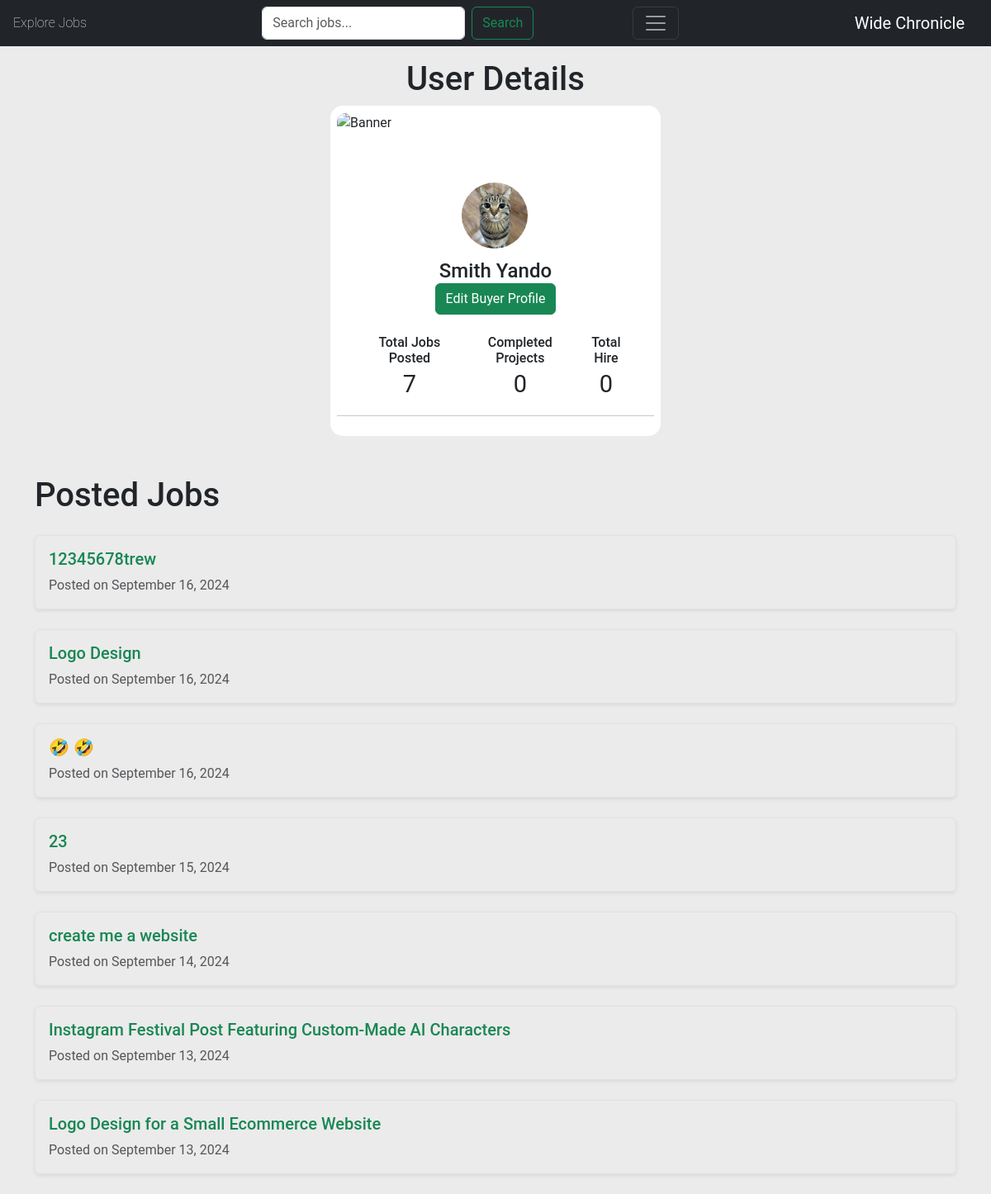
The app's page /buyer/1/ (signed in) with its own data.
### jobs/models.py (models this page shows, shortened)
class Buyer(models.Model):
    owner = models.OneToOneField(User, on_delete=models.CASCADE, )
    name = models.CharField(max_length=50)
    profile_pic = models.ImageField(upload_to="profile/")
    bio = models.TextField(blank=True)
    location = models.CharField(choices=LOCATION_CHOICES, max_length=100)

class Job(models.Model):
    buyer = models.ForeignKey(Buyer, on_delete=models.CASCADE)
    title = models.CharField(max_length=200)
    budget = models.IntegerField(validators=[MinValueValidator(1000)])
    description = models.TextField()
    requirement = models.TextField()
    expertise_required = models.CharField(choices=SPECIALITY_CHOICES, max_length=50, default="None" )
    timestamp = models.DateTimeField(auto_now_add=True)
    code = models.CharField(max_length=10, unique=True, primary_key=True,)
    class Meta:
        ordering = ['-timestamp']

### jobs/views.py (the view)
# urls.py: path('buyer/<int:pk>/', BuyerDetailView.as_view(), name= 'buyer-detail'),
class BuyerDetailView(DetailView):
    model = Buyer
    template_name = 'jobs/buyer_detail.html'
    context_object_name = 'buyer'
    def get_context_data(self, **kwargs):
        context = super().get_context_data(**kwargs)
        buyer = self.object
        try:
            jobs = Job.objects.filter(buyer=buyer)
        except Job.DoesNotExist:
            jobs = []
        context['owner_id'] = buyer.owner.id
        context['jobs'] = jobs
        return context

### accounts/models.py (called while the page is built)
    def role(self):
        if hasattr(self, 'seller'):
            return 'Seller'
        elif hasattr(self, 'buyer'):
            return 'Buyer'
        else:
            return None

    def name(user):
        if hasattr(user, 'seller'):
            return user.seller.name
        elif hasattr(user, 'buyer'):
            return user.buyer.name

    def profile_pic(user):
        if hasattr(user, 'seller'):
            return user.seller.profile_pic.url
        elif hasattr(user, 'buyer'):
            return user.buyer.profile_pic.url
        return user.profile_pic

### jobs/context_processors.py (called while the page is built)
def unread_notifications(request):
    if request.user.is_authenticated:
        unread_count = Notification.objects.filter(user=request.user, is_read=False).count()
    else:
        unread_count = 0
    return {
        'unread_notifications_count': unread_count
    }

### jobs/templates/jobs/buyer_detail.html (shortened to what this page needs)
{% extends 'jobs/_base.html' %}
{% block content %}
    <h1 class="text-center pt-3"> User Details </h1>
    <div class="container d-flex justify-content-center align-items-center">
        <div class=" card profile-card">
            <div class="upper">
                <img src="https://i.imgur.com/Qtrsrk5.jpg" class="img-fluid" alt="Banner">
            </div>
            <div class="user text-center">
                <div class="profile">
                    {% if buyer.profile_pic %}
                    <div style="width: 80px; height: 80px;" class="overflow-hidden m-auto rounded-circle "><img src="{{ buyer.profile_pic.url }}" class="object-fit-cover w-100 " alt="{{ buyer.name }}"></div>
                    {% else %}
                        <img src="https://via.placeholder.com/80" class="rounded-circle" width="80" alt="Default Profile">
                    {% endif %}
                </div>
            </div>
            <div class="mt-5 text-center">
                <h4 class="mb-0">{{ buyer.name }}</h4>
                {% if user.buyer.pk == buyer.pk %}
                <a href="{% url 'buyer_editprofile' user.buyer.pk  %}">
                    <button type="button" class="btn btn-success">Edit Buyer Profile</button>
                </a>
                {% endif %}
                <div class="d-flex justify-content-between align-items-center mt-4 px-4">
                    <div class="stats">
                        <h6 class="mb-0">Total Jobs Posted</h6>
                        <span> {{jobs.count}}</span>
                    </div>
                    <div class="stats">
                        <h6 class="mb-0">Completed Projects</h6>
                        <span>0</span>
                    </div>
                    <div class="stats">
                        <h6 class="mb-0">Total Hire</h6>
                        <span>0</span>
                    </div>
                </div>
                <hr>
            </div>
        </div>
    </div>
    <div class="container mt-5">
        <h1 class="mb-4">Posted Jobs</h1>
        <ul class="list-unstyled">
            {% for job in jobs %}
            <li class="mb-4">
                <div class="border p-3 rounded shadow-sm">
                    <h5 class="mb-2">
                        <a href="{% url 'job-detail' job.code %}" class="text-success text-decoration-none">
                            {{ job.title }}
                        </a>
                    </h5>
                    <p class="text-muted mb-0">
                        Posted on {{ job.timestamp|date:"F j, Y" }}
                    </p>
                </div>
            </li>
            {% empty %}
            <li>
                <div class="alert alert-info">
                    No jobs posted yet.
                </div>
            </li>
            {% endfor %}
        </ul>
    </div>
{% endblock content %}

### jobs/static/css/style.css (style rules this page uses)
a { color: #198754; }
.profile-card { width: 400px; border: none; border-radius: 15px; padding: 8px; background-color: #ffffff; position: relative; height: 400px; }
.upper { height: 300px; }
.upper img { width: 100%; border-top-left-radius: 10px; border-top-right-radius: 10px; }
.user { position: relative; }
.profile { position: absolute; top:-50px; left: 38%; height: 90px; width: 90px; border:5px solid #fff; border-radius: 50%; }
.stats span { font-size: 29px; }

### jobs/static/css/main.css (style rules this page uses)
:root { --default-font: "Roboto", system-ui, -apple-system, "Segoe UI", Roboto, "Helvetica Neue", Arial, "Noto Sans", "Liberation Sans", sans-serif, "Apple Color Emoji", "Segoe UI Emoji", "Segoe UI Symbol", "Noto Color Emoji"; --heading-font: "Poppins", sans-serif; --nav-font: "Poppins", sans-serif; }
:root { --background-color: #ffffff; --default-color: #212529; --heading-color: #001973; --accent-color: #0d42ff; --surface-color: #ffffff; --contrast-color: #ffffff; }
:root { --nav-color: rgba(255, 255, 255, 0.6); --nav-hover-color: #ffffff; --nav-mobile-background-color: #ffffff; --nav-dropdown-background-color: #ffffff; --nav-dropdown-color: #212529; --nav-dropdown-hover-color: #0d42ff; }
:root { scroll-behavior: smooth; }
body { color: var(--default-color); background-color: var(--background-color); font-family: var(--default-font); }
a { color: var(--accent-color); text-decoration: none; transition: 0.3s; }

### jobs/templates/jobs/_base.html (style rules this page uses)
body { background-color: #ebebeb; }

### records on screen
Buyer: profile_pic (picture), name "Smith Yando"
Job: title "12345678trew", timestamp "September 16, 2024"
Job: title "Logo Design", timestamp "September 16, 2024"
Job: title "🤣 🤣", timestamp "September 16, 2024"
Job: title "23", timestamp "September 15, 2024"
Job: title "create me a website", timestamp "September 14, 2024"
Job: title "Instagram Festival Post Featuring Custom-Made AI Characters", timestamp "September 13, 2024"
Job: title "Logo Design for a Small Ecommerce Website", timestamp "September 13, 2024"

### other values on screen
{{ jobs.count }} "7"
